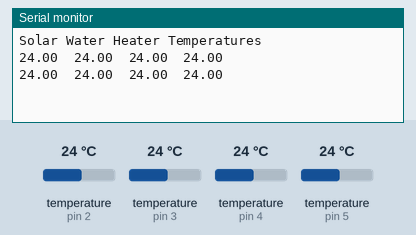
This sketch was run on a simulated Arduino Uno, built with avr-gcc and run on an emulated ATmega328P. Shown: the last lines printed to the serial monitor. The inputs (shaded band) are chosen by the test bench; at power-on: temperature (sensors on pin 2, pin 3, pin 4, pin 5) 24 °C.

Above: at 6.9 s.
7.0 s: temperature (sensor on pin 2) set to 12 °C
At 12.9 s:
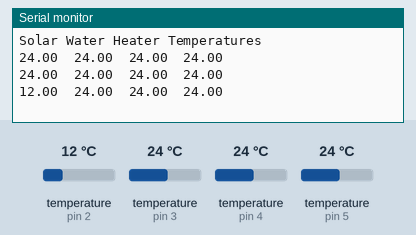
13.8 s: temperature (sensor on pin 3) set to 12 °C
At 19.5 s:
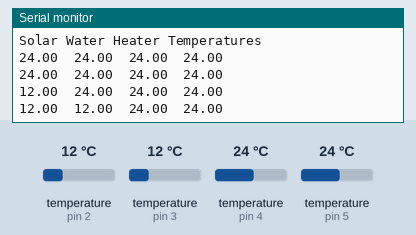
20.6 s: temperature (sensor on pin 4) set to 12 °C
At 24.9 s:
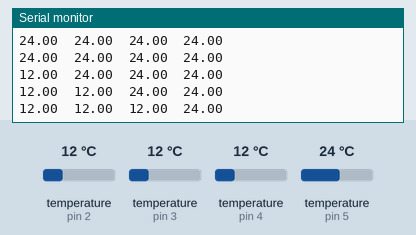
27.4 s: temperature (sensor on pin 5) set to 12 °C
At 31.4 s:
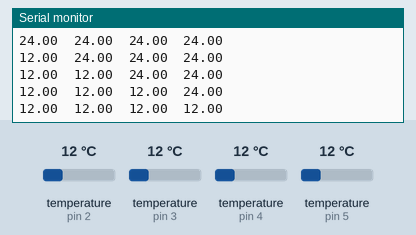
34.2 s: temperature (sensor on pin 2) set to 19 °C
At 38.0 s:
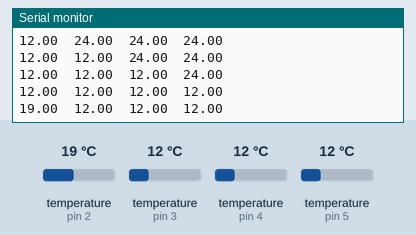
41.0 s: temperature (sensor on pin 3) set to 19 °C
At 43.4 s:
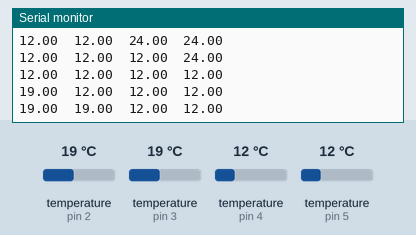
Timing chart, 0 to 44.9 s (numbered marks = the images above; inputs shaded):
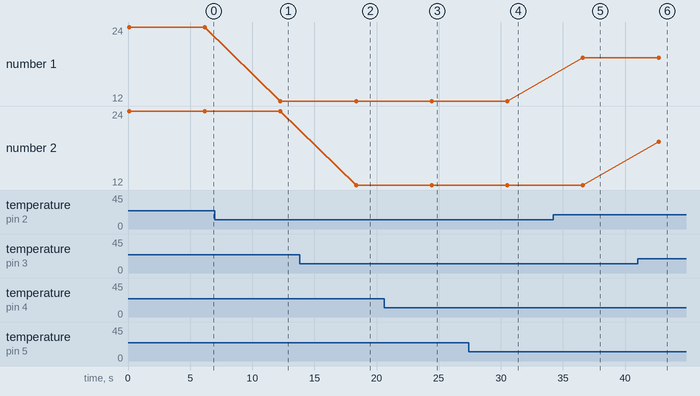

Measured:
- after the input at 7.0 s, the serial monitor: prints a new line after 5.3 s (image 1)
- after the input at 13.8 s, the serial monitor: prints a new line after 4.5 s (image 2)
- after the input at 20.6 s, the serial monitor: prints a new line after 3.8 s (image 3)
- after the input at 27.4 s, the serial monitor: prints a new line after 3.1 s (image 4)
- after the input at 34.2 s, the serial monitor: prints a new line after 2.4 s (image 5)
- after the input at 41.0 s, the serial monitor: prints a new line after 1.7 s (image 6)
- plotted number 1: 24 → 12 after the input at 7.0 s, 12 → 19 after the input at 34.2 s

The sketch:

20140124.ino
```cpp
//Purpose: test 4 DS18B20 digital hot water sensors
//Connection:
//1. the pull up resister(4.7K ohm)must be used.
//http://bildr.org/2011/07/ds18b20-arduino/
//2. download OneWrie Library
//http://www.pjrc.com/teensy/td_libs_OneWire.html
//3. check scheme
//http://pdf1.alldatasheet.com/datasheet-pdf/view/58557/DALLAS/DS18B20.html
//4. RealTime clock---AndrewH
//link
//5. LCD---AndrewS
//link
//6. SD card--- Ken, Justin
//link
//Gunn InveTeam Copy Right

#include <OneWire.h>

//solar water heater test plan
//T1 for outdoor temp
//T2 for solar water heater input side temp
//T3 for solar water heater output side temp
//T4 for water tank temp
//save the data every 10 minutes to SD card

//unused pin: 6-13
//no enough pin to use, we have to move to Mega from Uno board
int DS18B20_Pin1 = 2; //DS18D20 Signal pin on digital 2
int DS18B20_Pin2 = 3; //DS18D20 Signal pin on digital 3
int DS18B20_Pin3 = 4; //DS18D20 Signal pin on digital 4
int DS18B20_Pin4 = 5; //DS18D20 Signal pin on digital 5

OneWire ds1(DS18B20_Pin1); //T1 on digital pin2
OneWire ds2(DS18B20_Pin2); //T2 on digital pin3
OneWire ds3(DS18B20_Pin3); //T1 on digital pin2
OneWire ds4(DS18B20_Pin4); //T2 on digital pin3

//Real Time Clock pin -- AndrewH

//LCD pin -- AndrewS

//SD pin -- Ken, Justin

void setup(void) {
  Serial.begin(9600);
  Serial.println( "Solar Water Heater Temperatures");
  //Real Time Clock--- AndrewH
}

void loop(void) {

  //Print real time--- AndrewH
  //Serial.print(realtime);
  //Serial.print("  ");

  float T1_temperature = getTemp(ds1);
  float T2_temperature = getTemp(ds2);
  float T3_temperature = getTemp(ds3);
  float T4_temperature = getTemp(ds4);
   //prints in celsius
  Serial.print(T1_temperature);
  Serial.print("  ");
  Serial.print(T2_temperature);
  Serial.print("  ");
  Serial.print(T3_temperature);
  Serial.print("  ");
  Serial.println(T4_temperature);

  //LCD real time display 4 temperature---AndrewS

  //SD save realtime and 4 temperature---Ken, Justin

  //1000 == 1 sec
  //60 x 1000 = 1 minute
  //10 minutes = 10 x 60 x 1000 = 600000
  //delay(600000); //collect temperature every 10 minutes
  delay(6000); //for code testing
}

//Pls don't change the following code
float getTemp( OneWire & dsx){
 //returns the temperature from one DS18D20 in DEG Celsius

  byte data[12];
  byte addr[8];

  if ( !dsx.search(addr)) {
    //no more sensors on chain, reset search
    dsx.reset_search();
    return -1000;
  }

  if( OneWire::crc8( addr, 7) != addr[7]) {
    Serial.println("CRC is not valid!");
    return -1111;
  }

  if ( addr[0] != 0x10 && addr[0] != 0x28) {
    Serial.print("Device is not recognized");
    return -2222;
  }

  dsx.reset();
  dsx.select(addr);
  dsx.write(0x44,1); // start conversion, with parasite power on at the end

  byte present = dsx.reset();
  dsx.select(addr);
  dsx.write(0xBE); // Read Scratchpad

  for (int i = 0; i < 9; i++) { // we need 9 bytes
    data[i] = dsx.read();
  }

  dsx.reset_search();

  byte MSB = data[1];
  byte LSB = data[0];

  float tempRead = ((MSB << 8) | LSB); //using two's compliment
  float TemperatureSum = tempRead / 16;

  return TemperatureSum;
}
```
